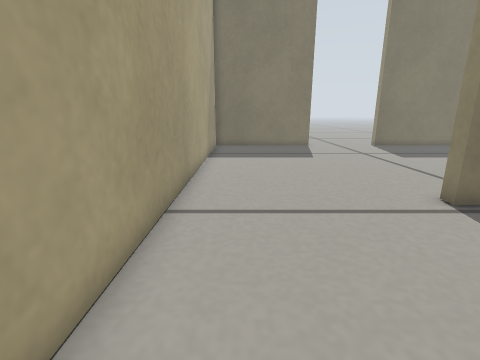
view 1 (above)

12 first-person views from a walk through a world built for the Gazebo simulator. The camera is 0.23 m above the floor, tilts 14° down and sees 85° across. The floor is counted in squares, 0.1 m on a side. Each view is taken from the middle of a square. On the plan, view 1 faces up. The plan holds only what a view shows up to about 17 squares ahead; the rest is blank.

view 2
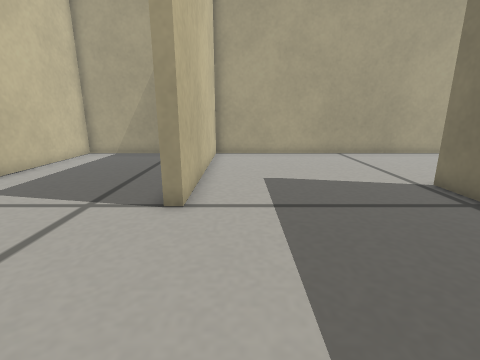

view 3
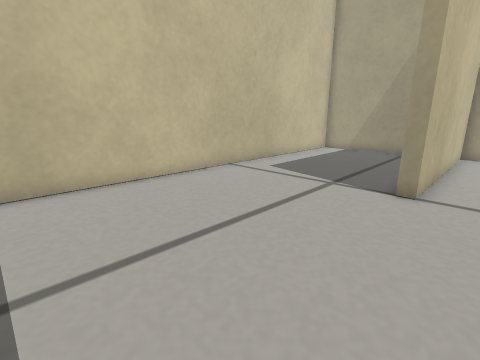

view 4
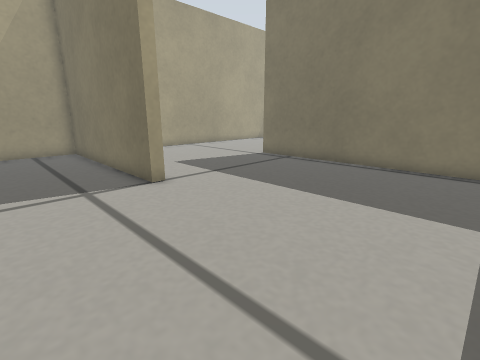

view 5
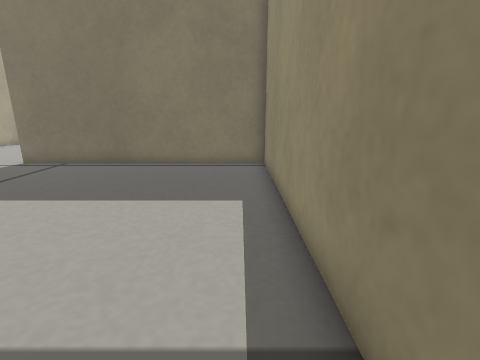

view 6
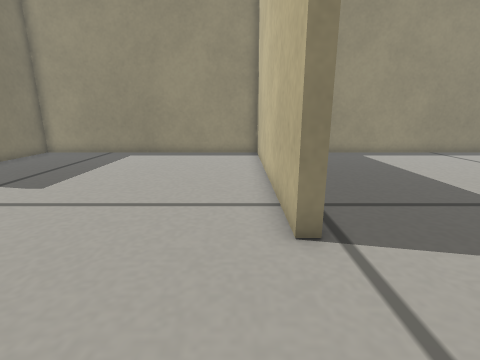

view 7
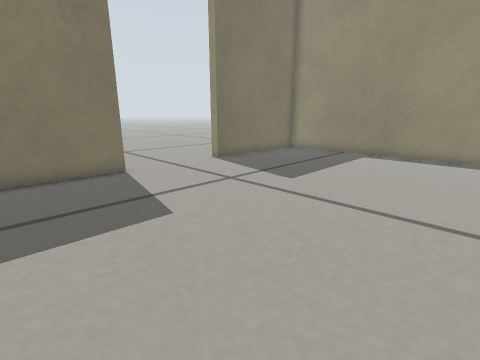

view 8
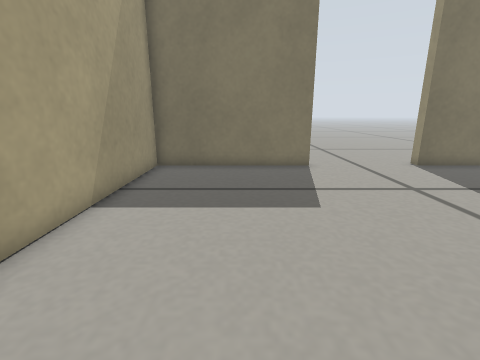

view 9
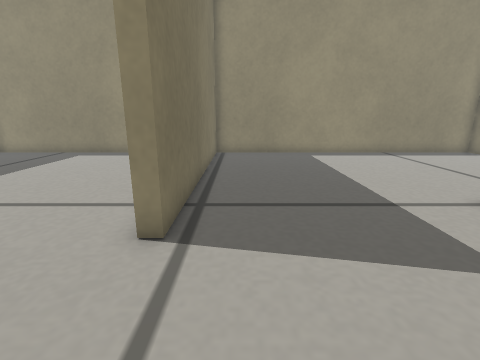

view 10
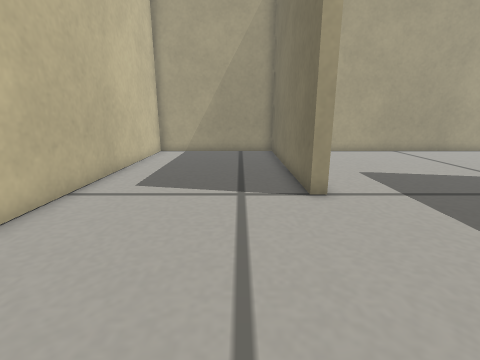

view 11
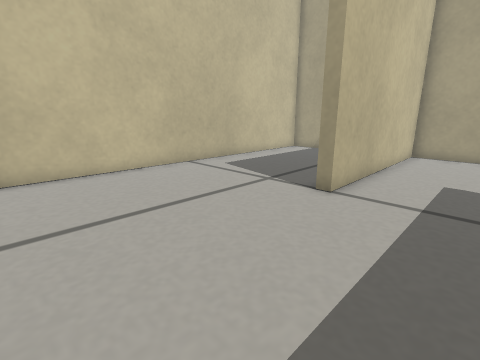

view 12
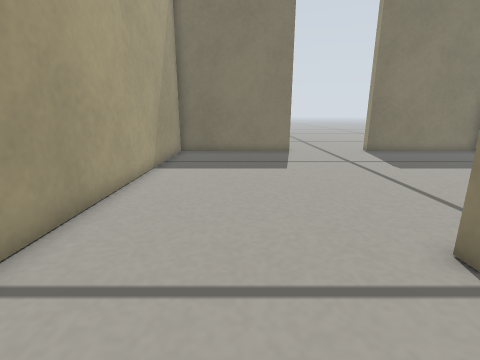

### Floor plan
Points are (right, up) in squares from view 1. A wall is a line through its corners. A room is listed if a view was taken in it or the views show most of it. See-through windows are left out.
Room 1 (views 1, 9, 12)
walls: (7.6, 6.5) (5.6, 6.5) (5.6, 6.9); (-1.8, 7.5) (-1.8, -1.4) (7.7, -1.4)
ways out: opening at (6.5, 2.5) to room 2; opening at (2, 7) to room 4
Room 2 (views 2, 3, 11)
walls: (17.2, -1.4) (17.2, 6.5) (7.6, 6.5)
ways out: opening at (6.5, 2.5) to room 1; opening at (12, -2) to room 3
Room 3 (views 4, 5, 10)
walls: (7.7, -1.4) (7.7, -1.9) (-1.8, -1.9) (-1.8, -9.1) (17.2, -9.1) (17.2, -1.4)
ways out: opening at (12, -2) to room 2
Room 4 (views 6, 7, 8)
walls: (5.3, 19.9) (-1.8, 19.9) (-1.8, 7.5); (5.6, 6.9) (17.2, 6.9) (17.2, 19.9) (10.2, 19.9) (10.2, 20.5)
ways out: opening at (2, 7) to room 1; opening at (8, 20)

Where each view was taken, in squares from view 1:
view 1: 0 up, 0 right, facing up
view 2: 0 up, 14 right, facing left
view 3: 0 up, 16 right, facing down-left
view 4: 6 down, 16 right, facing up-left
view 5: 6 down, 16 right, facing up
view 6: 8 up, 1 right, facing right
view 7: 9 up, 1 right, facing up-right
view 8: 8 up, 2 right, facing up
view 9: 5 up, 1 right, facing right
view 10: 4 down, 15 right, facing left
view 11: 2 up, 15 right, facing down-left
view 12: 3 up, 2 right, facing up
